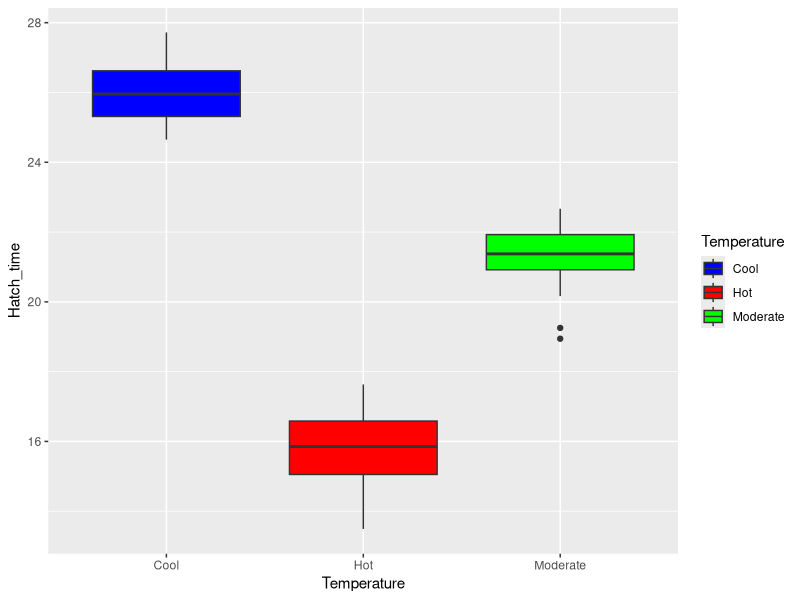

Recreate this plot in R.
## ---- chunk 1
library(tidyverse)
library(dplyr)
library(datasets)
## ---- chunk 2
nGroup <- 3 # number of groups
nName <- c("Hot","Moderate", "Cool") # names of groups
nSize <- c(20,20,20) # number of observations in each group
nMean <- c(16,21,26) # mean of each group
nSD <- c(1.25,1.1,1.1) # standard deviation of each group

ID <- 1:(sum(nSize)) # create id vector for each row
Hatch_time <- c(rnorm(n=nSize[1],mean=nMean[1],sd=nSD[1]),
            rnorm(n=nSize[2],mean=nMean[2],sd=nSD[2]),
            rnorm(n=nSize[3],mean=nMean[3],sd=nSD[3]))
Temperature <- rep(nName,nSize)
EggHatchData <- data.frame(ID,Temperature,Hatch_time)
EggHatchData
## ---- chunk 3
EggHatchModel <- aov(Hatch_time~Temperature,data=EggHatchData)
print(EggHatchModel)
summary(EggHatchModel)
z <- summary(EggHatchModel)
list(Fval=unlist(z)[7],probF=unlist(z)[9])

ggplot(data=EggHatchData,aes(x=Temperature,y=Hatch_time,fill=Temperature)) + geom_boxplot() + scale_fill_manual(values= c("blue","red","green"))
## ---- chunk 4
nGroup <- 3
nName <- c("Hot","Moderate", "Cool")
nSize <- c(20,20,20)
nMean <- c(18,21,23) # changed the means
nSD <- c(1.25,1.1,1.1)

ID <- 1:(sum(nSize))
Hatch_time <- c(rnorm(n=nSize[1],mean=nMean[1],sd=nSD[1]),
            rnorm(n=nSize[2],mean=nMean[2],sd=nSD[2]),
            rnorm(n=nSize[3],mean=nMean[3],sd=nSD[3]))
Temperature <- rep(nName,nSize)
EggHatchData <- data.frame(ID,Temperature,Hatch_time)
EggHatchModel <- aov(Hatch_time~Temperature,data=EggHatchData)
z <- summary(EggHatchModel)
list(Fval=unlist(z)[7],probF=unlist(z)[9])
## ---- chunk 5
nGroup <- 3
nName <- c("Hot","Moderate", "Cool")
nSize <- c(20,20,20)
nMean <- c(20.5,21,21.5) # changed the means again
nSD <- c(1.25,1.1,1.1)

ID <- 1:(sum(nSize))
Hatch_time <- c(rnorm(n=nSize[1],mean=nMean[1],sd=nSD[1]),
            rnorm(n=nSize[2],mean=nMean[2],sd=nSD[2]),
            rnorm(n=nSize[3],mean=nMean[3],sd=nSD[3]))
Temperature <- rep(nName,nSize)
EggHatchData <- data.frame(ID,Temperature,Hatch_time)
EggHatchModel <- aov(Hatch_time~Temperature,data=EggHatchData)
z <- summary(EggHatchModel)
list(Fval=unlist(z)[7],probF=unlist(z)[9])
## ---- chunk 6
nGroup <- 3 # number of groups
nName <- c("Hot","Moderate", "Cool") # names of groups
nSize <- c(2,2,2) # number of observations in each group
nMean <- c(16,21,26) # mean of each group
nSD <- c(1.25,1.1,1.1) # standard deviation of each group

ID <- 1:(sum(nSize)) # create id vector for each row
Hatch_time <- c(rnorm(n=nSize[1],mean=nMean[1],sd=nSD[1]),
            rnorm(n=nSize[2],mean=nMean[2],sd=nSD[2]),
            rnorm(n=nSize[3],mean=nMean[3],sd=nSD[3]))
Temperature <- rep(nName,nSize)
EggHatchData <- data.frame(ID,Temperature,Hatch_time)
EggHatchModel <- aov(Hatch_time~Temperature,data=EggHatchData)
z <- summary(EggHatchModel)
list(Fval=unlist(z)[7],probF=unlist(z)[9])
